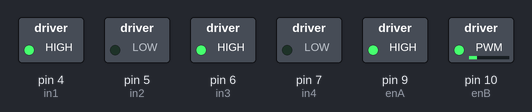
Bench run of a sketch on a simulated Arduino Uno, built with avr-gcc and run on an emulated ATmega328P. Shown: switched loads named in the sketch (green lamp = pin HIGH).

Above: at 0.05 s.
At 3.95 s:
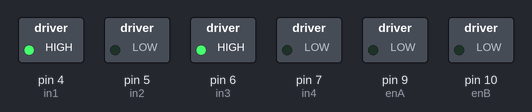
Timing chart, 0 to 4.6 s (numbered marks = the images above):
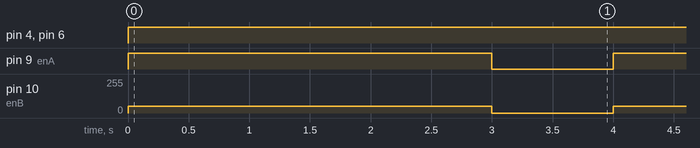

The sketch:

MC_shield_default.ino
```cpp
#define in1 4
#define in2 5
#define in3 6
#define in4 7
#define enA 9
#define enB 10

void setup() {
  pinMode(in1, OUTPUT); // Motor Channel A
  pinMode(in2, OUTPUT);
  pinMode(in3, OUTPUT); // Motor Channel B
  pinMode(in4, OUTPUT);
  pinMode(enA, OUTPUT);
  pinMode(enB, OUTPUT);
}

void loop(){
  runA(255, false);
  runB(50, false);
  delay(3000);
  //fs();
  runA(0, false);
  runB(0, false);
  delay(1000);
}

void runA(int speed, boolean rev){
  if (rev){
    // Backwards
    digitalWrite(in1, LOW);
  }else {
    digitalWrite(in1, HIGH);
  }
  digitalWrite(in2, LOW);
  analogWrite(enA, speed);
}

void runB(int speed, boolean rev){
  if (rev) {
    digitalWrite(in3, LOW);
  } else{
    digitalWrite(in3, HIGH);
  }

  digitalWrite(in4, LOW);
  analogWrite(enB, speed); //Try flipping 9 and 10? Or setting them as them same?
} //Grand goal in that sense would be to move the wheels in some shape or form

void fs(){
  digitalWrite(in2, HIGH); //4,5,6,7 as direction //5, 6 same
  digitalWrite(in4, HIGH);

}
```

Measured:
- by itself, pin 4 (in1), pin 6 (in3): LOW → HIGH at 0.00 s
- by itself, pin 9 (enA): alternates HIGH for 3.0 s and LOW for 1.0 s
- by itself, pin 10 (enB): alternates 50/255 for 3.0 s and 0/255 for 1.0 s
